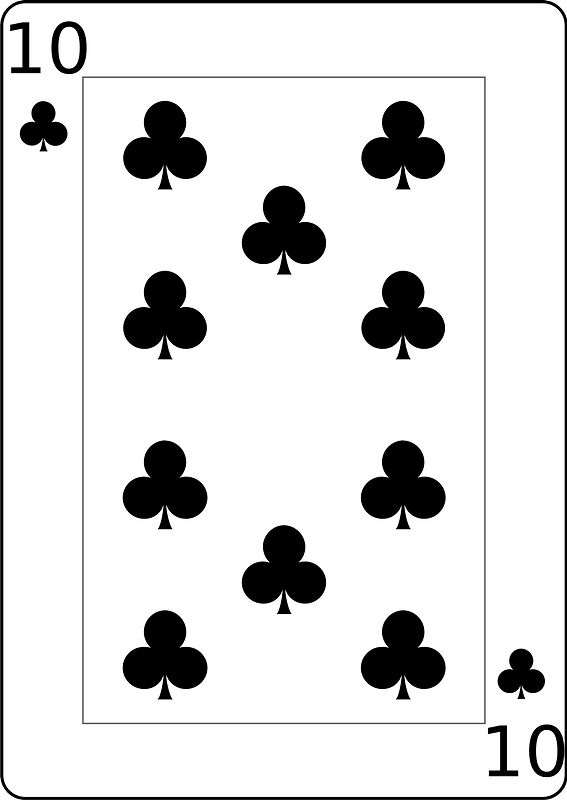
#> input picture Images/Deck/10_of_clubs.png, 567 x 800 px, given in place of 8_of_hearts.png, which was not available
$ python -i card_game.py   (imports and definitions only)
#> lines starting #> are read from the running program, lines starting #| are printed output that depends on the picture; pictures that were not available may be replaced by others from this repository, and a replacement may not be noted
from tkinter import *
import random
import ALCANTARA_FINALSPROJECT
from PIL import Image, ImageTk
import pygame


# [1 line not run here, left out]

def play():
    pygame.mixer.music.load("Music/draw.wav")
    pygame.mixer.music.play(loops=0)

#resize cards
# [115 lines left out: functions resize_cards, shuffle, deal_cards, not called in this run]

#return to main menu
def main_menu():
    root.destroy()
    ALCANTARA_FINALSPROJECT.main()

# [92 lines left out: functions score, main, not called in this run]
#> in resize_cards, our_card_img is the input picture: PIL image 567x800 P; mean R, G, B, A 221.1, 221.1, 221.1, 254.6
#> in resize_cards, `our_card_resize_image = our_card_img.resize((150,218))`:
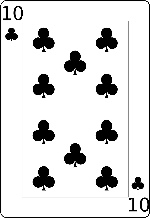
#> our_card_resize_image: PIL image 150x218 P; mean R, G, B, A 220.5, 220.6, 220.6, 254.7; transparent parts drawn white
#> call 2 of resize_cards, with card = 'Images/Deck/10_of_diamonds.png'
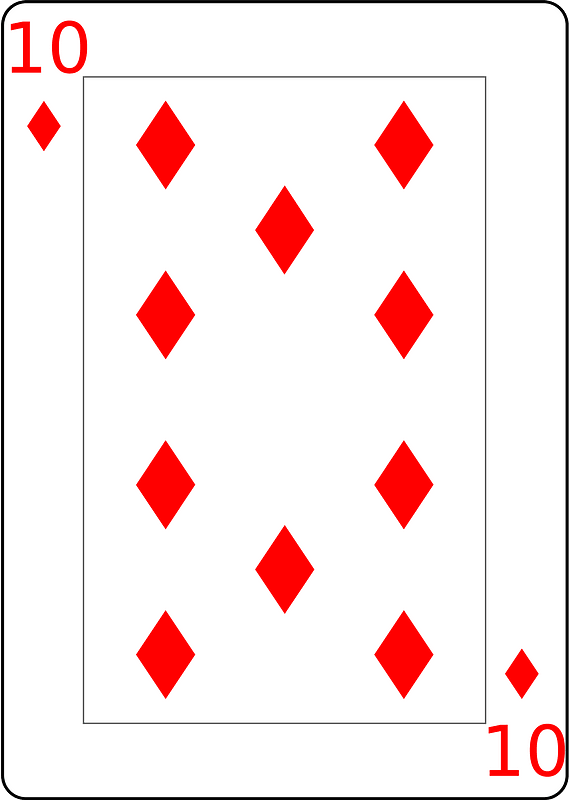
#> input picture Images/Deck/10_of_diamonds.png, 570 x 800 px
#> in resize_cards, our_card_img is the input picture: PIL image 570x800 P; mean R, G, B, A 248.2, 231.1, 231.2, 253.6
#> in resize_cards (call 2), `our_card_resize_image = our_card_img.resize((150,218))`:
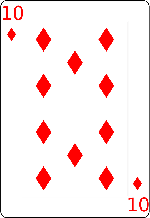
#> our_card_resize_image: PIL image 150x218 P; mean R, G, B, A 249.1, 231.9, 231.9, 254; transparent parts drawn white

    root.mainloop()

# [2 lines not run here, left out]

>>> result = main()
